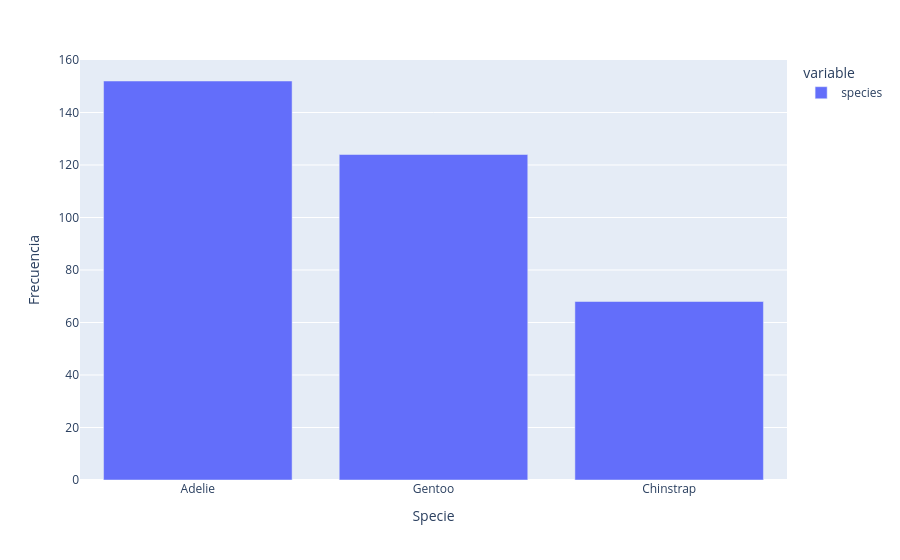

The notebook cell saved with this chart:
### Code cell
# Create a bar chart with Plotly Express

# Using the penguins dataframe
# Count the occurrences of each species in the 'species' column,
# and get the unique species names as the index and their respective counts as values
species_counts = penguins.species.value_counts()

# Create a bar chart using px.bar
# x: Set the x-axis values to the unique species names
# y: Set the y-axis values to the counts of each species
fig = px.bar(species_counts,
            labels={'value':'Frecuencia', 'index':'Specie'})

# Show the interactive bar chart
fig.show()

### Figure 1 — Plotly figure (JSON) as saved in the notebook; plotly's stock layout.template omitted (floating-point values rounded to 4 significant figures)
{"data": [{"alignmentgroup": "True", "hovertemplate": "variable=species<br>Specie=%{x}<br>Frecuencia=%{y}<extra></extra>", "legendgroup": "species", "marker": {"color": "#636efa", "pattern": {"shape": ""}}, "name": "species", "offsetgroup": "species", "orientation": "v", "showlegend": true, "textposition": "auto", "type": "bar", "x": ["Adelie", "Gentoo", "Chinstrap"], "xaxis": "x", "y": [152, 124, 68], "yaxis": "y"}], "layout": {"barmode": "relative", "legend": {"title": {"text": "variable"}, "tracegroupgap": 0}, "margin": {"t": 60}, "xaxis": {"anchor": "y", "domain": [0, 1], "title": {"text": "Specie"}}, "yaxis": {"anchor": "x", "domain": [0, 1], "title": {"text": "Frecuencia"}}}}
